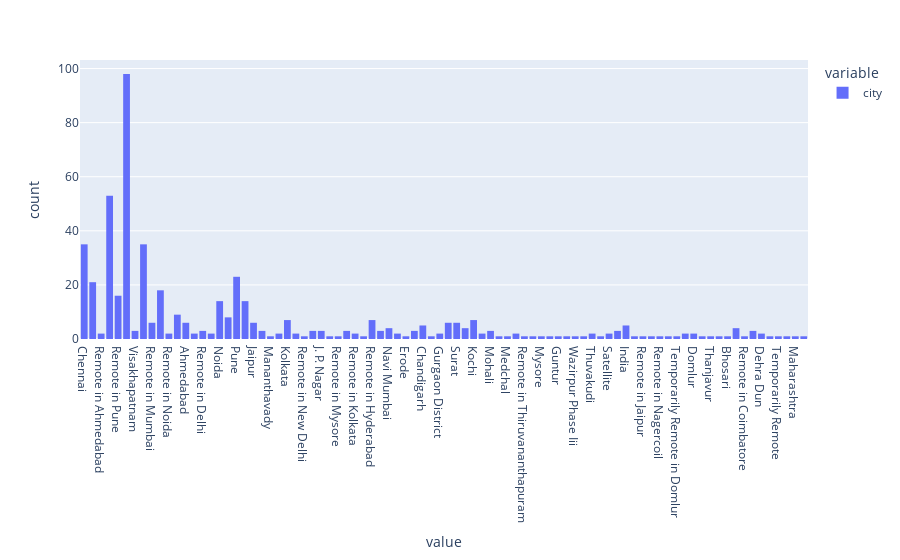

The notebook cell saved with this chart:
### Markdown cell above
## Part C

### Code cell
# Checking the top 5 cities for data analysts
px.histogram(df['city'])
# Top 5 cities are 1.Bengaluru ,2.Remote ,3.Mumbai ,4.Pune ,5.Delhi

### Figure 1 — Plotly figure (JSON) as saved in the notebook; plotly's stock layout.template omitted (floating-point values rounded to 4 significant figures; data arrays with more than 128 entries replaced by an {"elided": "..."} marker saying what was removed)
{"data": [{"alignmentgroup": "True", "bingroup": "x", "hovertemplate": "variable=city<br>value=%{x}<br>count=%{y}<extra></extra>", "legendgroup": "city", "marker": {"color": "#636efa", "pattern": {"shape": ""}}, "name": "city", "offsetgroup": "city", "orientation": "v", "showlegend": true, "type": "histogram", "x": {"elided": "516 str values"}, "xaxis": "x", "yaxis": "y"}], "layout": {"barmode": "relative", "legend": {"title": {"text": "variable"}, "tracegroupgap": 0}, "margin": {"t": 60}, "xaxis": {"anchor": "y", "domain": [0, 1], "title": {"text": "value"}}, "yaxis": {"anchor": "x", "domain": [0, 1], "title": {"text": "count"}}}}
